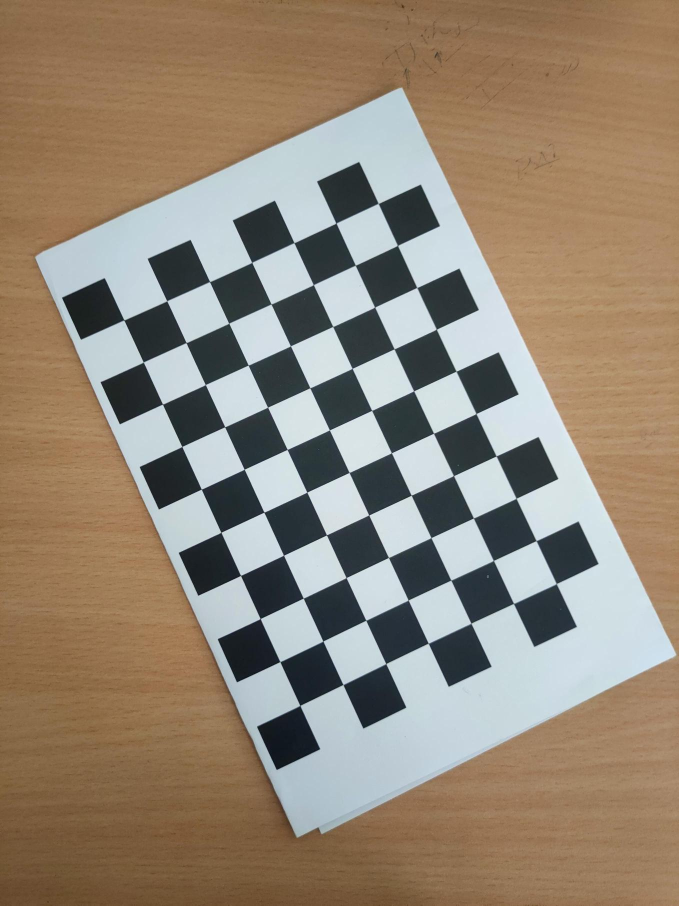
#> input picture img/calibrationOpenCV/calibrationOpenCV (1).png, 1358 x 1811 px (shown at 1/2 size); its folder holds only this picture in this run
$ jupyter execute calibration.ipynb
#> lines starting #> are read from the running program, lines starting #| are printed output that depends on the picture; after the words box and inside, x2 and y2 are one past the last pixel; in counts of white or black regions, pixels touching at a corner belong together
[cell 1]
# Import required modules
import cv2
import numpy as np
import os
import glob
import matplotlib.pyplot as plt

[cell 2]
#calibrating camera using OpenCV method
#https://www.geeksforgeeks.org/camera-calibration-with-python-opencv/
def cameraCalibrationOpenCV(images):
    CHECKERBOARD = (7, 10)
    criteria = (cv2.TERM_CRITERIA_EPS +
                cv2.TERM_CRITERIA_MAX_ITER, 30, 0.001)
    threedpoints = []
    twodpoints = []
    objectp3d = np.zeros((1, CHECKERBOARD[0]
                          * CHECKERBOARD[1],
                          3), np.float32)
    objectp3d[0, :, :2] = np.mgrid[0:CHECKERBOARD[0],
                                   0:CHECKERBOARD[1]].T.reshape(-1, 2)
    prev_img_shape = None
    for filename in images:
        image = cv2.imread(filename)
#> image is the input picture: shape (1811, 1358, 3); mean B, G, R 117.1, 134.1, 147.8
        grayColor = cv2.cvtColor(image, cv2.COLOR_BGR2GRAY)
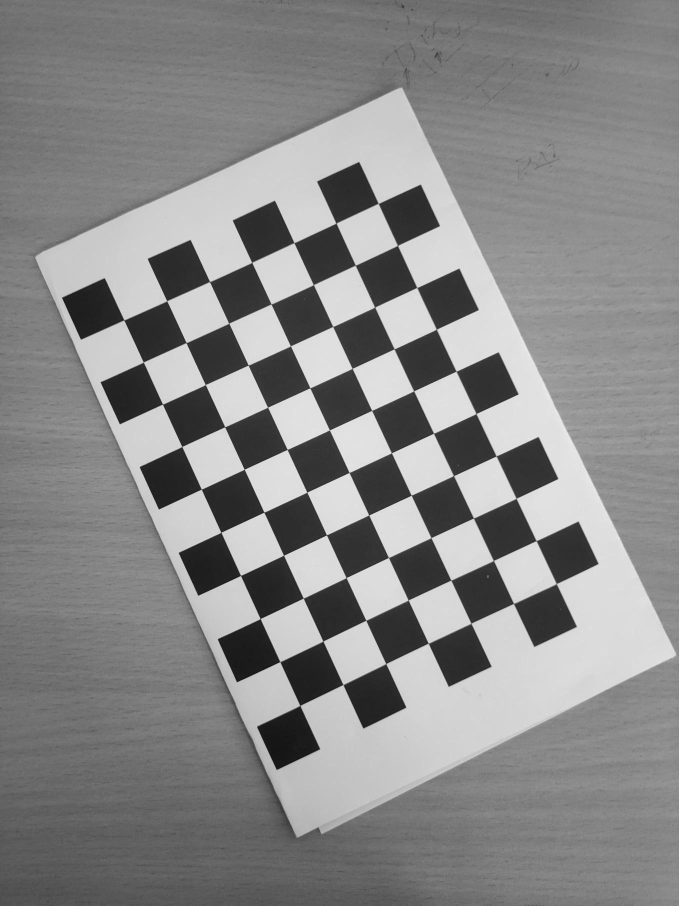
#> grayColor: shape (1811, 1358) (shown at 1/2 size); min 2, max 247, mean 136.3
        ret, corners = cv2.findChessboardCorners(
                        grayColor, CHECKERBOARD,
                        cv2.CALIB_CB_ADAPTIVE_THRESH
                        + cv2.CALIB_CB_FAST_CHECK +
                        cv2.CALIB_CB_NORMALIZE_IMAGE)
#> ret = True; corners = 70 rows, first 8: [248.3, 640.4], [333.8, 602.1], [419.6, 563.6], [504, 525.3], [588.5, 485.8], [672.3, 446.7], [756.8, 407.5], [287.2, 724.5]
        if ret == True:
            threedpoints.append(objectp3d)
            corners2 = cv2.cornerSubPix(
                grayColor, corners, (11, 11), (-1, -1), criteria)
#> corners2 = 70 rows, first 8: [248.3, 640.4], [334, 602.1], [419.6, 563.7], [504, 525.3], [588.5, 485.9], [672.4, 446.7], [756.9, 407.3], [287.1, 724.6]

            twodpoints.append(corners2)
    ret, matrix, distortion, r_vecs, t_vecs = cv2.calibrateCamera(
    threedpoints, twodpoints, grayColor.shape[::-1], None, None)
#> ret = 0.565; matrix = [[7834.1, 0, 1191], [0, 7736.8, 539.3], [0, 0, 1]]; distortion = [[-1.07, 91.51, 0.0237, 0.0344, -1811.1]]; r_vecs = ([-0.0695, -0.125, -0.434],); t_vecs = ([-10.06, 1.07, 82.45],)
    return matrix

[cell 3]
#find the equation of a line
def findLineEquation(x,y):
    m = (y[1] - x[1]) / (y[0] - x[0])
    return -m, 1.0, m*y[0]-y[1]

[cell 4]
#find the intersetion of two lines
def findVP(points):
    a1, b1, c1 = findLineEquation(points[0], points[1])
    a2, b2, c2 = findLineEquation(points[2], points[3])
    VP = findIntersection((a1, b1, c1), (a2, b2, c2))
    return VP
def findIntersection(l1, l2):
    (a1, b1, c1) = l1
    (a2, b2, c2) = l2
    x = (-c2 + c1) / (-a1 + a2)
    y = (-a1 * x) - c1
    return (x, y)

[cell 5]
#camera calibration function if fx=fy for the camera
def cameracalibrationVanishingPoints(p1,p2,p3):
    VP1 = findVP(p1)
    VP2 = findVP(p2)
    VP3 = findVP(p3)
    VPoints = [VP1,VP2, VP3]
    return findK(VPoints)

[cell 6]
##camera calibration function if fx!=fy for the camera
def cameracalibrationVanishingPointsNonSameF(p1,p2,p3,p4):
    VP1 = findVP(p1)
    VP2 = findVP(p2)
    VP3 = findVP(p3)
    VP4 = findVP(p4)
    VPoints = [VP1,VP2, VP3,VP4]
    return findKNonSameF(VPoints)

[cell 7]
#function to find K which is called by the function cameracalibrationVanishingPoints
def findK(VP):
    Omega = []
    for i, point_i in enumerate(VP):
        for j, point_j in enumerate(VP):
            if i != j and j > i:
                P1 = [point_i[0],point_i[1],1.0]
                P2 = [point_j[0],point_j[1],1.0]
                Omega.append([P1[0]*P2[0]+P1[1]*P2[1],P1[0]*P2[2]+P1[2]*P2[0],P1[1]*P2[2]+P1[2]*P2[1],P1[2]*P2[2]])
    Omega = np.array(Omega)
    U, S, V = np.linalg.svd(Omega)
    x1, x2, x3, x4 = V.T[:,-1]
    x = np.array([[x1, 0., x2],
                  [0., x1, x3],
                  [x2, x3, x4]])
    KT = np.linalg.cholesky(x)
    K = np.linalg.inv(KT.T)
    K = K / K[-1, -1]
    return K

[cell 8]
def findKNonSameF(VP):
    Omega = []
    for i, point_i in enumerate(VP):
        for j, point_j in enumerate(VP):
            if i != j and j > i:
                P1 = [point_i[0],point_i[1],1.0]
                P2 = [point_j[0],point_j[1],1.0]
                Omega.append([P1[0]*P2[0],P1[1]*P2[1],P1[0]*P2[2]+P1[2]*P2[0],P1[1]*P2[2]+P1[2]*P2[1],P1[2]*P2[2]])
    Omega = np.array(Omega)
    U, S, V = np.linalg.svd(Omega)
    x1, x2, x3, x4, x5 = V.T[:,-1]
    x = np.array([[x1, 0., x3],
                  [0., x2, x4],
                  [x3, x4, x5]])
    KT = np.linalg.cholesky(x)
    K = np.linalg.inv(KT.T)
    K = K / K[-1, -1]
    return K

[cell 9]
imgPath="img/"

[cell 10]
calibrationImagesOpenCV=glob.glob(imgPath+'calibrationOpenCV/calibration*.png')
KOpenCV=cameraCalibrationOpenCV(calibrationImagesOpenCV)
#> KOpenCV = [[7834.1, 0, 1191], [0, 7736.8, 539.3], [0, 0, 1]]
print("The intrinsic matrix obtained from opencv is ", KOpenCV)
#| The intrinsic matrix obtained from opencv is  [[7.83411581e+03 0.00000000e+00 1.19098268e+03]
#|  [0.00000000e+00 7.73684510e+03 5.39306303e+02]
#|  [0.00000000e+00 0.00000000e+00 1.00000000e+00]]

[cell 11]
p1=np.array([[69,979],[635,1537],[254,1040],[511,1269]])
p2=np.array([[448,526],[779,372],[674,670],[995,470]])
p3=np.array([[358,751],[385,1025],[568,890],[559,1088]])
p4=np.array([[694,1304],[981,1020],[758,1423],[1075,1065]])
img = cv2.imread('img/checkerboardCube.png')
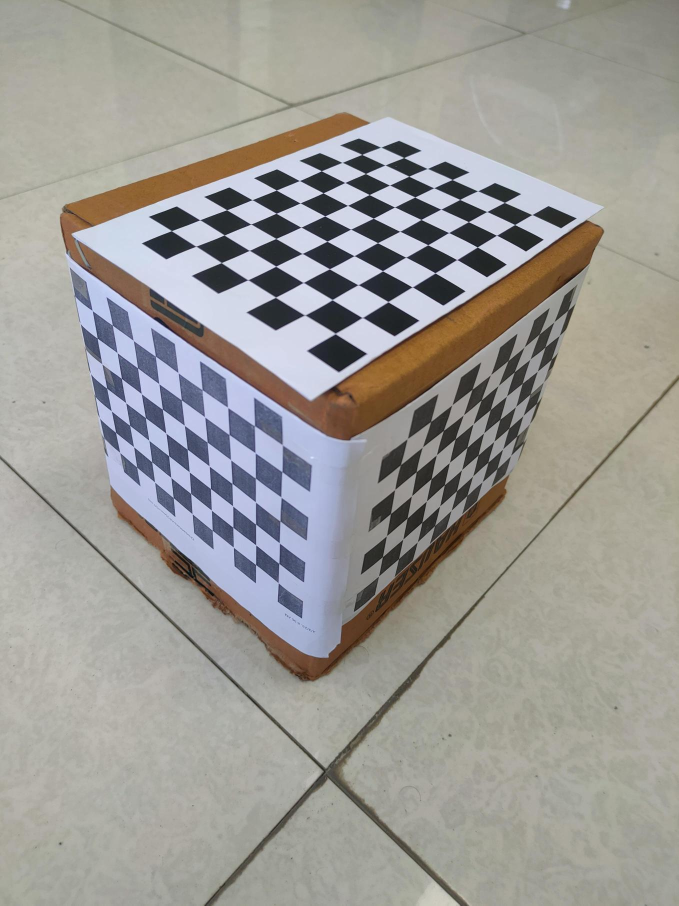
#> input picture img/checkerboardCube.png, 1358 x 1811 px (shown at 1/2 size)
#> img is the input picture: shape (1811, 1358, 3); mean B, G, R 149.9, 154.7, 156.5
for i in range(len(p1)):
    cv2.circle(img, (int(p1[i][0]),int(p1[i][1])), 10, (255, 0, 0), 5)
    cv2.circle(img, (int(p2[i][0]),int(p2[i][1])), 10, (255, 0, 0), 5)
    cv2.circle(img, (int(p3[i][0]),int(p3[i][1])), 10, (255, 0, 0), 5)
    cv2.circle(img, (int(p4[i][0]),int(p4[i][1])), 10, (255, 0, 0), 5)
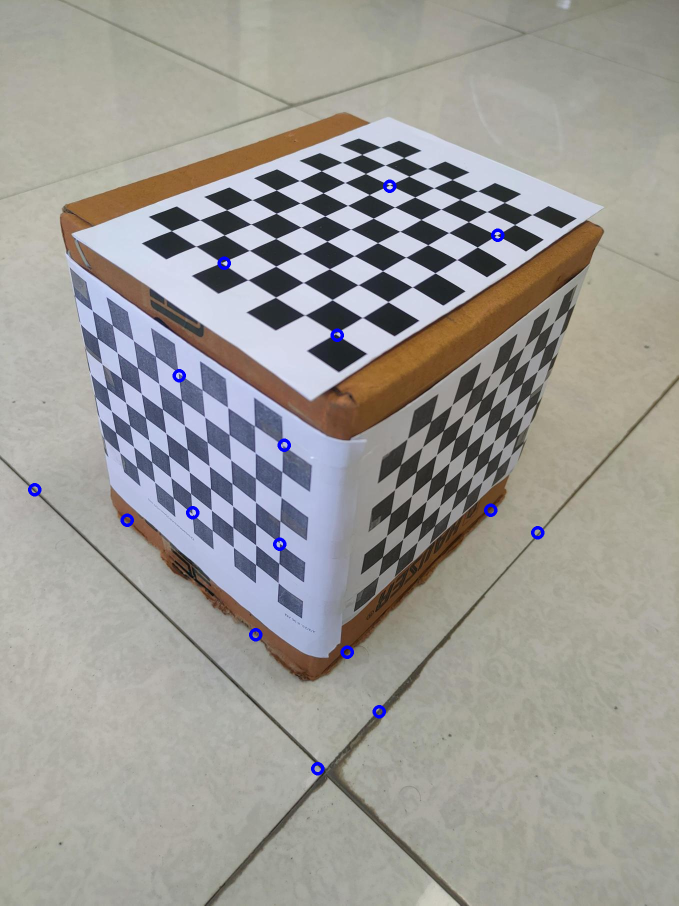
#> img: shape (1811, 1358, 3) (shown at 1/2 size); 0.28% of pixels changed, all inside (x1, y1, x2, y2) = (56, 359, 1089, 1551)
plt.imshow(img)

[cell 12]
KVP=cameracalibrationVanishingPoints(p1,p2,p3)
